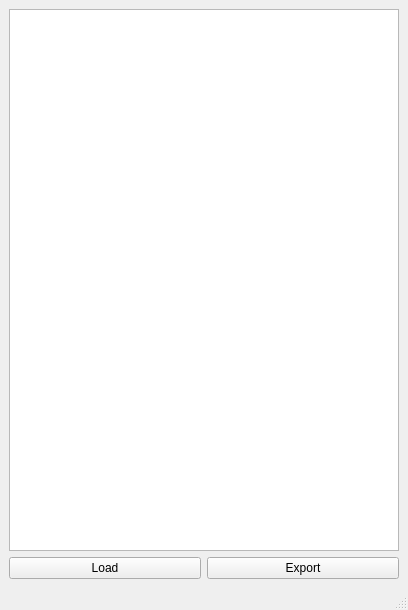
<?xml version="1.0" encoding="UTF-8"?>
<ui version="4.0">
 <class>facialExpToolWin</class>
 <widget class="QMainWindow" name="facialExpToolWin">
  <property name="geometry">
   <rect>
    <x>0</x>
    <y>0</y>
    <width>408</width>
    <height>610</height>
   </rect>
  </property>
  <property name="windowTitle">
   <string>MainWindow</string>
  </property>
  <widget class="QWidget" name="centralwidget">
   <layout class="QVBoxLayout" name="verticalLayout">
    <item>
     <widget class="QListWidget" name="shotPathListWdg"/>
    </item>
    <item>
     <layout class="QHBoxLayout" name="horizontalLayout">
      <item>
       <widget class="QPushButton" name="shotLoadBtn">
        <property name="text">
         <string>Load</string>
        </property>
       </widget>
      </item>
      <item>
       <widget class="QPushButton" name="dataExpBtn">
        <property name="text">
         <string>Export</string>
        </property>
       </widget>
      </item>
     </layout>
    </item>
   </layout>
  </widget>
  <widget class="QMenuBar" name="menubar">
   <property name="geometry">
    <rect>
     <x>0</x>
     <y>0</y>
     <width>408</width>
     <height>21</height>
    </rect>
   </property>
  </widget>
  <widget class="QStatusBar" name="statusbar"/>
 </widget>
 <resources/>
 <connections/>
</ui>
